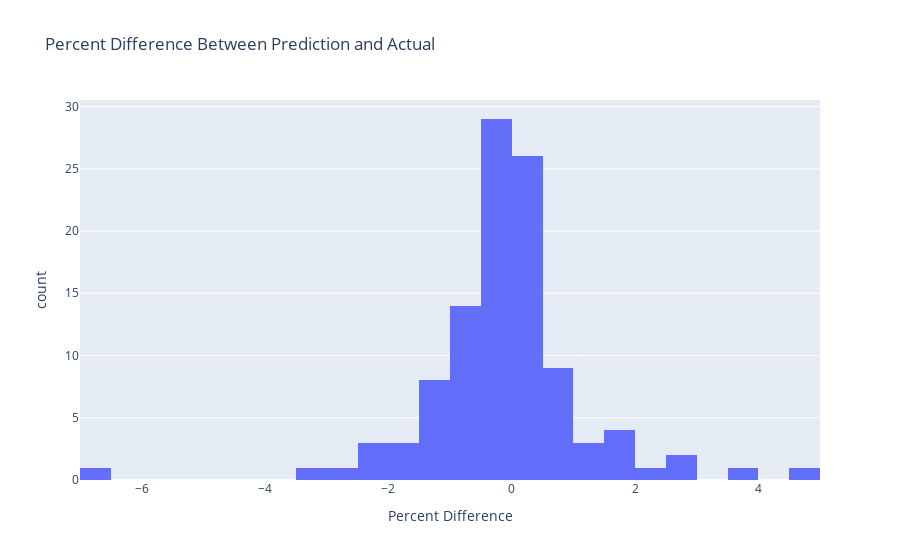

The notebook cell saved with this chart:
### Code cell
# use plotly express to create a histogram of the percent difference
fig = px.histogram(results_df, x="Percent Difference", title="Percent Difference Between Prediction and Actual")
fig.show()

### Figure 1 — Plotly figure (JSON) as saved in the notebook; plotly's stock layout.template omitted (floating-point values rounded to 4 significant figures)
{"data": [{"alignmentgroup": "True", "bingroup": "x", "hovertemplate": "Percent Difference=%{x}<br>count=%{y}<extra></extra>", "legendgroup": "", "marker": {"color": "#636efa", "pattern": {"shape": ""}}, "name": "", "offsetgroup": "", "orientation": "v", "showlegend": false, "type": "histogram", "x": [0.08049, -0.1319, -0.04998, 1.397, -0.3231, 0.9833, -0.1142, 0.08367, -0.7265, 0.4599, 1.813, -0.5555, 2.216, 0.3759, 4.573, 2.862, -1.098, -2.311, 0.1996, -1.532, 0.2515, -0.9671, -0.8305, 0.7946, -0.5516, -0.2936, -0.5398, 3.589, 1.87, -3.322, -0.8327, 0.4358, 0.01685, 0.3327, -0.256, -0.2651, -6.781, 0.37, -0.4685, -1.655, -0.07763, -0.3498, -0.01733, -0.2102, -2.151, -1.214, 1.24, -0.09971, 0.4764, 0.3834, 0.4386, -0.02, 1.74, -0.03742, -0.3146, 0.1814, 0.8366, 0.01901, -0.0024, -0.2499, -0.2051, 2.994, -0.217, 0.7634, 0.1183, 0.7075, -0.03441, 0.3456, 0.1063, -0.5631, -0.3135, 0.01877, -1.424, -0.579, -1.045, -1.119, -1.126, 0.07921, 0.8433, -0.2917, -1.663, -0.6801, 0.7421, -0.1959, 0.07603, -0.351, -1.088, -0.6639, -0.2462, 0.008495, -2.311, -2.605, 0.189, -0.8873, -1.173, -0.2045, 0.1809, 0.06871, 0.3549, 1.243, 0.8738, -0.04274, 0.9211, -0.9011, -0.2913, -0.5164, 1.831], "xaxis": "x", "yaxis": "y"}], "layout": {"barmode": "relative", "legend": {"tracegroupgap": 0}, "title": {"text": "Percent Difference Between Prediction and Actual"}, "xaxis": {"anchor": "y", "domain": [0, 1], "title": {"text": "Percent Difference"}}, "yaxis": {"anchor": "x", "domain": [0, 1], "title": {"text": "count"}}}}
